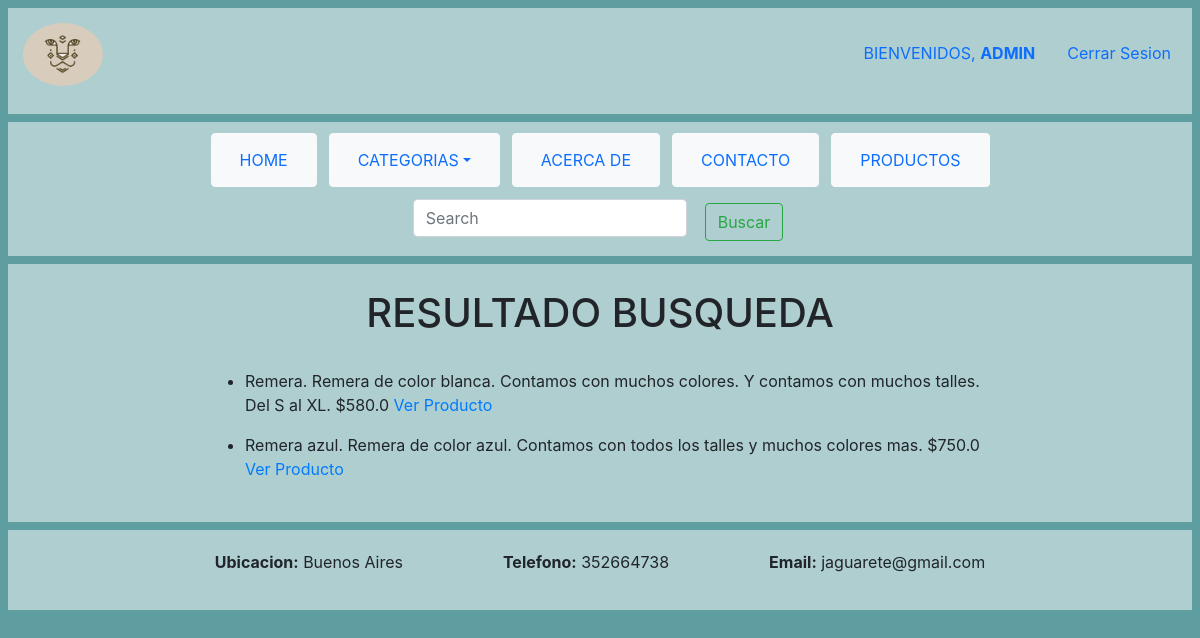
The page /TIENDAROPA/verProductosDeCategoria/6/ (signed in) on the database its author committed.
### TIENDAROPA/models.py (models this page shows)
class Producto(models.Model):
    titulo = models.CharField(max_length=60)
    img= models.BinaryField(null=True)
    mimetype = models.CharField(max_length=150, null=True)
    name = models.CharField(max_length=150, null=True)
    descripcionProducto = models.CharField(max_length=150)
    precio = models.FloatField()
    categoria = models.ForeignKey(Categoria, on_delete=models.CASCADE, null=False)
    fecha = models.DateTimeField(default=datetime.now)

### TIENDAROPA/views.py (the view)
# urls.py: path('verProductosDeCategoria/<id>/',views.verProductosDeCategoria,name='verProductosDeCategoria'),
def verProductosDeCategoria(request,id):
    productos = Producto.objects.filter(categoria=id)
    categorias = Categoria.objects.all()
    productoPost = []
    for each in productos:
        productoPost.append({
            'id': each.id,
            'titulo': each.titulo,
            'descripcion': each.descripcionProducto,
            'precio': each.precio
        })
    return render (request,'verBusqueda.html',{'ok': request.user.is_authenticated, 'tipo':request.user.is_staff, 'categorias':categorias, 'productos': productoPost})

### TIENDAROPA/templates/verBusqueda.html (shortened to what this page needs)
{% extends "layout.html" %}
{% block content %}
    <link href="//maxcdn.bootstrapcdn.com/bootstrap/4.1.1/css/bootstrap.min.css" rel="stylesheet" id="bootstrap-css">
    <link rel="stylesheet" href="https://use.fontawesome.com/releases/v5.1.0/css/all.css">
    <div style="padding-right: 200px;padding-left: 200px; padding-top: 20px;padding-bottom: 20px;">
        <h1 style="text-align: center;">RESULTADO BUSQUEDA</h1>
        <br>
        <ul>
            {% for producto in productos %}
                <li>
                    <p> {{producto.titulo}}. {{producto.descripcion}}. ${{producto.precio}} <a href="{% url 'TIENDAROPA:verProducto' id=producto.id %}">Ver Producto</a> </p>
                </li>
            {% endfor %}
        </ul>
    </div>
{% endblock %}

### TIENDAROPA/templates/layout.html (shortened to what this page needs)
{% load static %}
<!DOCTYPE html>
<html lang="en">
<head>
    <link href="https://cdn.jsdelivr.net/npm/bootstrap@5.0.2/dist/css/bootstrap.min.css" rel="stylesheet">
</head>
<body style="background-color: cadetblue;">
    <div style="margin: 8px; background-color: #FFFFFF80; padding: 5px;">
        <img src="{% static 'logo.png' %}" alt="image" style="width: 100px; border-radius: 50%;padding: 10px;float: left;">
        <ul class="nav nav-pills justify-content-end" style="margin-top: 20px;margin-bottom: 20px;">
            {% if not ok %}
                <li class="nav-item">
                    <a class="nav-link" href="{% url 'TIENDAROPA:login' %}">Iniciar Sesion</a>
                </li>
                <li class="nav-item">
                    <a class="nav-link" href="{% url 'TIENDAROPA:register' %}">Registrarme</a>
                </li>
            {% else %}
            <li class="nav-item">
                <p class="nav-link"> BIENVENIDOS, <b>{{ user.first_name }}</b></p>
            </li>
            <li class="nav-item">
                <a class="nav-link" href="{% url 'TIENDAROPA:logout' %}">Cerrar Sesion</a>
            </li>
            {% endif %}
        </ul>
    </div>
    <div style="margin: 8px; background-color: #FFFFFF80;padding: 5px;">
        <ul class="nav nav-pills justify-content-center">
            <li class="nav-item">
                <button type="button" class="btn btn-light" style="margin:6px"><a class="nav-link" href="{% url 'TIENDAROPA:index' %}">HOME</a></button>
            </li>
            <li class="nav-item dropdown">
                <button type="button" class="btn btn-light" style="margin:6px;" data-bs-toggle="dropdown" aria-expanded="false"><a class="nav-link dropdown-toggle" href="#">CATEGORIAS</a></button>
            <li class="nav-item">
                <button type="button" class="btn btn-light" style="margin:6px"><a class="nav-link" href="{% url 'TIENDAROPA:acercaDe' %}">ACERCA DE</a></button>
            </li>
            <li class="nav-item">
                <button type="button" class="btn btn-light" style="margin:6px"><a class="nav-link" href="{% url 'TIENDAROPA:contacto' %}">CONTACTO</a></button>
            </li>
            {% if tipo %}
                <li class="nav-item">
                    <button type="button" class="btn btn-light" style="margin:6px"><a class="nav-link" href="{% url 'TIENDAROPA:listaProductos' %}">PRODUCTOS</a></button>
                </li>
            {% endif %}
            <li>
                <form class="d-flex" action="{% url 'TIENDAROPA:buscar' %}" method="POST">
                    <input class="form-control me-2" type="search" placeholder="Search" style="margin:6px" aria-label="Search" name="busqueda">
                    <button class="btn btn-outline-success" type="submit" style="margin:10px">Buscar</button>
                </form>
            </li>
        </ul>
    </div>
    <div style="margin: 8px; background-color: #FFFFFF80;padding: 5px;">
        {% block content %}
        {% endblock %}
    </div>
    <footer style="display: flex;margin: 8px; background-color: #FFFFFF80;padding: 5px; padding-right: 60px;padding-left: 60px; padding-top: 20px;padding-bottom: 20px; justify-content: center;">
        <p style="margin-right: 100px;"><b>Ubicacion:</b> Buenos Aires</p>
        <p style="margin-right: 100px;"><b>Telefono:</b> 352664738</p>
        <p><b>Email:</b> jaguarete@gmail.com</p>
    </footer>
</body>
</html>

### rows shown on the page
Producto: titulo "Remera", descripcion "Remera de color blanca. Contamos con muchos colores. Y contamos con muchos talles. Del S al XL", precio "580.0"
Producto: titulo "Remera azul", descripcion "Remera de color azul. Contamos con todos los talles y muchos colores mas", precio "750.0"

### other values the page prints
{{ user.first_name }} "ADMIN"
